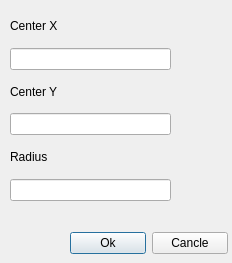
<?xml version="1.0" encoding="UTF-8"?>
<ui version="4.0">
 <class>createCircleDialog</class>
 <widget class="QDialog" name="createCircleDialog">
  <property name="geometry">
   <rect>
    <x>0</x>
    <y>0</y>
    <width>232</width>
    <height>263</height>
   </rect>
  </property>
  <property name="minimumSize">
   <size>
    <width>232</width>
    <height>263</height>
   </size>
  </property>
  <property name="maximumSize">
   <size>
    <width>232</width>
    <height>263</height>
   </size>
  </property>
  <property name="windowTitle">
   <string>Dialog</string>
  </property>
  <widget class="QWidget" name="">
   <property name="geometry">
    <rect>
     <x>10</x>
     <y>10</y>
     <width>161</width>
     <height>191</height>
    </rect>
   </property>
   <layout class="QVBoxLayout" name="verticalLayout">
    <item>
     <widget class="QLabel" name="label">
      <property name="text">
       <string>Center X</string>
      </property>
     </widget>
    </item>
    <item>
     <widget class="QLineEdit" name="editCenterX"/>
    </item>
    <item>
     <widget class="QLabel" name="label_2">
      <property name="text">
       <string>Center Y</string>
      </property>
     </widget>
    </item>
    <item>
     <widget class="QLineEdit" name="editCenterY"/>
    </item>
    <item>
     <widget class="QLabel" name="label_3">
      <property name="text">
       <string>Radius</string>
      </property>
     </widget>
    </item>
    <item>
     <widget class="QLineEdit" name="editRadius"/>
    </item>
   </layout>
  </widget>
  <widget class="QWidget" name="">
   <property name="geometry">
    <rect>
     <x>70</x>
     <y>230</y>
     <width>158</width>
     <height>26</height>
    </rect>
   </property>
   <layout class="QHBoxLayout" name="horizontalLayout">
    <item>
     <widget class="QPushButton" name="btnEnterData">
      <property name="text">
       <string>Ok</string>
      </property>
     </widget>
    </item>
    <item>
     <widget class="QPushButton" name="btnExit">
      <property name="text">
       <string>Cancle</string>
      </property>
     </widget>
    </item>
   </layout>
  </widget>
 </widget>
 <resources/>
 <connections/>
</ui>
